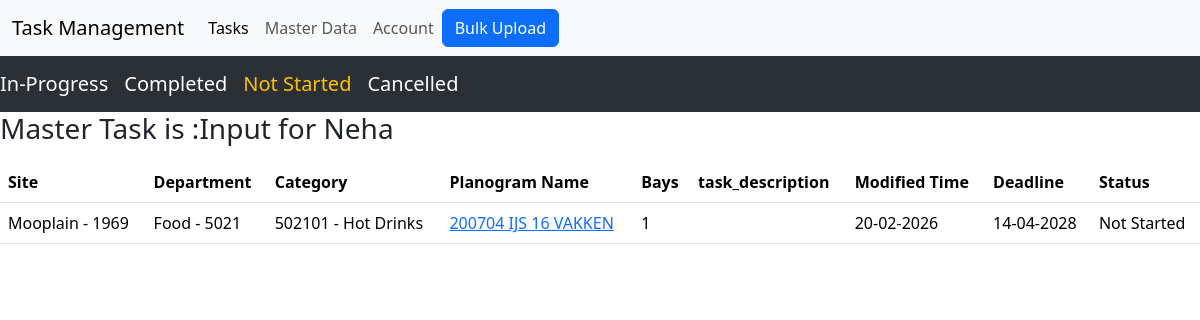
Screenshot of /task_view_0/25 (signed in) with the database file from the repository.
### tasks/models.py (models this page shows, shortened)
class Tasks(models.Model):
    site = models.ForeignKey(SiteData,on_delete=models.CASCADE, related_name='site_info')
    department = models.ForeignKey(Department,on_delete=models.CASCADE, related_name='department_info')
    category = models.ForeignKey(Category,on_delete=models.CASCADE, related_name='category_info')
    master_tasks = models.ForeignKey(MasterTasks,on_delete=models.CASCADE, related_name='master_tasks_info', default=1)
    status = models.ForeignKey(Status,on_delete=models.CASCADE, related_name='status_info')
    planogram = models.CharField(max_length = 250)
    bays = models.IntegerField()
    task_description = models.CharField(max_length = 250, null = True, blank = True)
    start_time = models.DateTimeField(blank=True, null=True)
    modified_time  = models.DateTimeField(auto_now=True)
    deadline = models.DateTimeField()
    user = models.ForeignKey(User, on_delete=models.CASCADE, related_name='user_info')
    retaier_selected_planogram = models.CharField(max_length = 250, null = True, blank = True)

class MasterTasks(models.Model):
    country = models.ForeignKey(Country,on_delete=models.CASCADE, related_name='master_tasks_country')
    title = models.CharField(max_length = 30)
    modified_time  = models.DateTimeField(default=timezone.now)
    deadline = models.DateTimeField()

class SiteData(models.Model):
    country = models.ForeignKey(Country,on_delete=models.CASCADE, related_name='site_data')
    site_name = models.CharField(max_length = 50)
    site_id = models.CharField(max_length = 6)
    def __str__(self):
        return f"  {self.site_name} - {self.site_id}"

class Department(models.Model):
    country = models.ForeignKey(Country,on_delete=models.CASCADE, related_name='department')
    department_code = models.IntegerField()
    department_name = models.CharField(max_length = 30)
    def __str__(self):
        return f" {self.department_name} - {self.department_code}"

class Category(models.Model):
    department = models.ForeignKey(Department,on_delete=models.CASCADE, related_name='category')
    category_code = models.IntegerField()
    category_name = models.CharField(max_length = 30)
    def __str__(self):
        return f" {self.category_code} - {self.category_name}"

class Status(models.Model):
    status = models.CharField(max_length = 20)
    def __str__(self):
        return f" {self.status}"

### tasks/views.py (the view)
# urls.py: path("task_view_0/<int:id>", views.task_view_0, name = "task_view_0"),
@login_required(login_url='login')
def task_view_0(request,id):
    master_task = models.MasterTasks.objects.get(pk=id)
    status = models.Status.objects.all()
    task_data = models.Tasks.objects.filter(master_tasks = master_task, status = status[0])
    return render(request, "tasks/not_started.html", {"task_data": task_data, "task":id})

### tasks/templates/tasks/not_started.html (shortened to what this page needs)
{% include "base.html" %}
{% block body %}
<nav class="navbar navbar-expand-lg bg-body-tertiary" data-bs-theme="dark">
    <div class="collapse navbar-collapse" id="navbarNav">
            <a class="navbar-brand active" href="{% url "task_view_1" task %}">In-Progress</a>
            <a class="navbar-brand" href="{% url "task_view_2" task %}">Completed</a>
            <a class="navbar-brand link-warning" href="{% url "task_view_0" task %}">Not Started</a>
            <a class="navbar-brand" href="{% url "task_view_3" task %}">Cancelled</a>
    </div>
</nav>
<h3>Master Task is :{{task_data.0.master_tasks.title}}</h3>
<table class="table">
    <tr>
        <th scope="col">Site</th>
        <th scope="col">Department</th>
        <th scope="col">Category</th>
        <th scope="col">Planogram Name</th>
        <th scope="col">Bays</th>
        <th scope="col">task_description</th>
        <th scope="col">Modified Time</th>
        <th scope="col">Deadline</th>
        <th scope="col">Status</th>
    </tr>
    {% for task in task_data %}
    <tr>
        <td>{{ task.site }}</td>
        <td>{{ task.department }}</td>
        <td>{{ task.category }}</td>
        <td><a href = "{% url "task_edit" task.id %}">{{ task.planogram }}</a></td>
        <td>{{ task.bays }}</td>
        <td>{{ task.description }}</td>
        <td>{{ task.modified_time|date:"d-m-Y" }}</td>
        <td>{{ task.deadline|date:"d-m-Y" }}</td>
        <td>{{ task.status }}</td>
    </tr>
    {% endfor %}
{% endblock %}

### rows the page displays
Tasks: master_tasks.title "Input for Neha", site "Mooplain - 1969", department "Food - 5021", category "502101 - Hot Drinks", planogram "200704 IJS 16 VAKKEN", bays "1", modified_time "20-02-2026", deadline "14-04-2028", status "Not Started"
